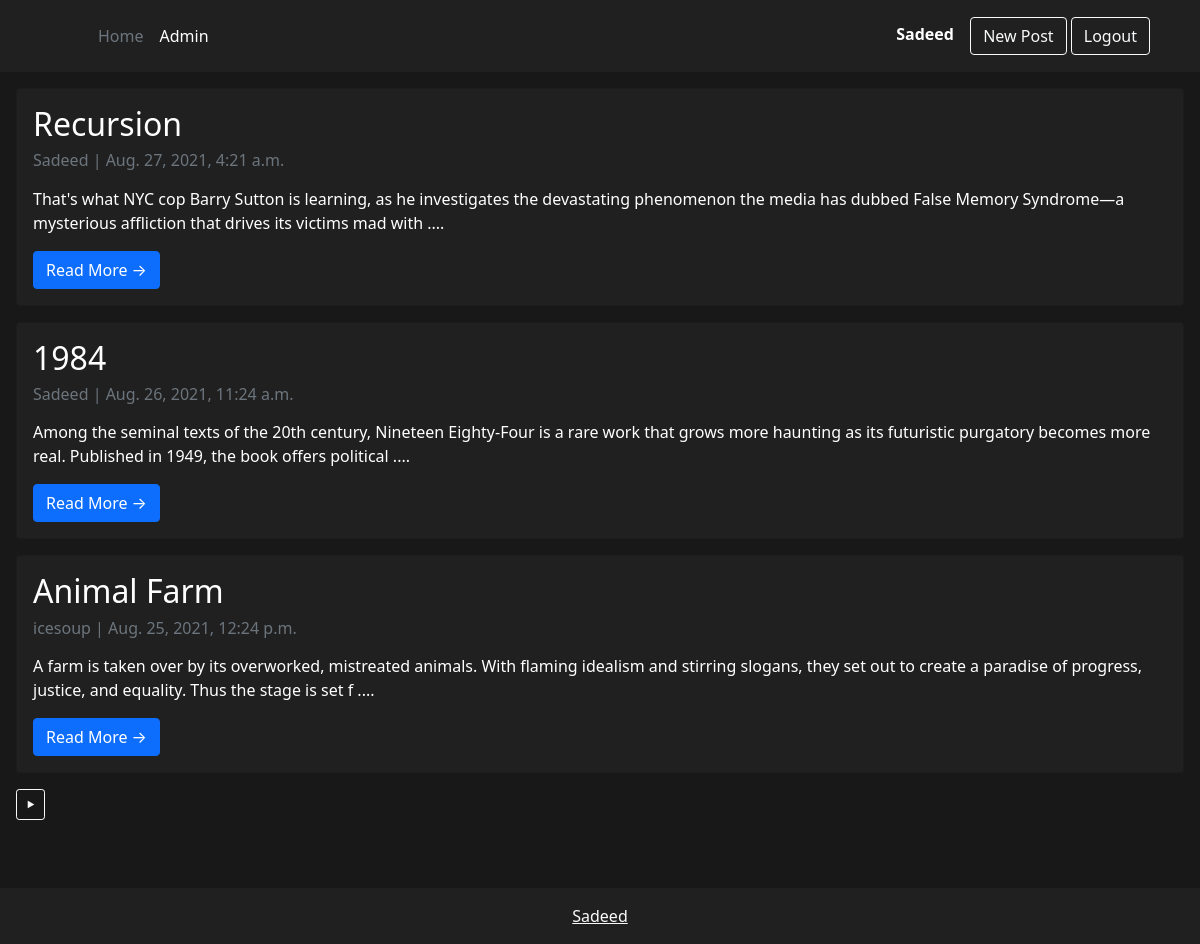
Screenshot of / (signed in) with the database file from the repository.
### blog/models.py (models this page shows, shortened)
class Post(models.Model):
    title = models.CharField(max_length=200, unique=True)
    slug = models.SlugField(max_length=200, unique=True)
    author = models.ForeignKey(
        User, on_delete=models.CASCADE, related_name='blog_posts')
    updatedOn = models.DateTimeField(auto_now=True)
    content = models.TextField()
    createdOn = models.DateTimeField(auto_now_add=True)
    status = models.IntegerField(choices=STATUS, default=1)
    class Meta:
        ordering = ['-createdOn']

### blog/views.py (the view)
# urls.py: path('', views.PostList.as_view(), name='home'),
class PostList(generic.ListView):
    queryset = Post.objects.filter(status=1).order_by('-createdOn')
    template_name = 'blog/index.html'
    paginate_by = 3

### blog/templates/blog/index.html (shortened to what this page needs)
{% extends 'base.html' %}
{% block content %}
    {% for post in post_list %}
        <div class="card m-3" style="background-color: #202020; color: #FFFFFF;">
            <div class="card-body">
                <h2 class="card-title">{{ post.title }}</h2>
                <p class="card-text text-muted h6">{{ post.author }} | {{ post.createdOn}} </p>
                <p class="card-text">{{post.content| slice:":200" | safe }} .... </p>
                <a href="{% url 'post_detail' post.slug  %}" class="btn btn-primary">Read More &rarr;</a>
            </div>
        </div>
    {% endfor %}
{% block pagination %}
    {% if is_paginated %}
    <div class="m-3">
        <div class="pagination">
            <span class="page-links">
                {% if page_obj.has_next %}
                    <a class='btn btn-outline-light btn-sm' href="{{ request.path }}?page={{ page_obj.next_page_number }}">&#x2BC8;</a>
                {% endif %}
            </span>
        </div>
    </div>
    {% endif %}
{% endblock %}
{% endblock content %}

### templates/snippets/header.html (shortened to what this page needs)
<header class="p-3 text-white" style="background-color: #202020">
  <div class="container">
    <div class="d-flex flex-wrap align-items-center justify-content-center justify-content-lg-start">
      <a href="/" class="d-flex align-items-center mb-2 mb-lg-0 text-white text-decoration-none">
        <svg class="bi me-2" width="40" height="32" role="img" aria-label="Bootstrap"><use xlink:href="#bootstrap"/></svg>
      </a>
      <ul class="nav col-12 col-lg-auto me-lg-auto mb-2 justify-content-center mb-md-0">
        <li><a href="{% url 'home' %}" class="nav-link px-2 text-secondary">Home</a></li>
        <li><a href="/admin" class="nav-link px-2 text-white">Admin</a></li>
      </ul>
      <div class="text-end">
        {% if user.is_authenticated %}
        <b>{{ user.username }}</b> &ensp;
        <a role="button" href="{% url 'post_new' %}" class="btn btn-outline-light" >New Post</a>
        <a role="button" href="/accounts/logout" class="btn btn-outline-light me-2">Logout</a>
        {% else %}
        <a role="button" href='/accounts/login' class="btn btn-outline-light me-2">Login</a>
        <a role="button" href="{% url 'register' %}" class="btn btn-outline-light me-2">Register</a>
        {% endif %}
      </div>
    </div>
  </div>
</header>

### templates/snippets/base_css.html (style rules this page uses)
body { background-color: #181818; }
:root { --main-background-color: #181818; --dark-background-color: #202020; --secondary-text-color: #AAAAAA; --light-primary-text-color: #FFFFFF; }

### rows the page displays
Post: title "Recursion", author "Sadeed", createdOn "Aug. 27, 2021, 4:21 a.m.", content "That's what NYC cop Barry Sutton is learning, as he investigates the devastating phenomenon the media has dubbed False Memory Syndrome—a mysterious affliction that drives its victims mad with"
Post: title "1984", author "Sadeed", createdOn "Aug. 26, 2021, 11:24 a.m.", content "Among the seminal texts of the 20th century, Nineteen Eighty-Four is a rare work that grows more haunting as its futuristic purgatory becomes more real. Published in 1949, the book offers political"
Post: title "Animal Farm", author "icesoup", createdOn "Aug. 25, 2021, 12:24 p.m.", content "A farm is taken over by its overworked, mistreated animals. With flaming idealism and stirring slogans, they set out to create a paradise of progress, justice, and equality. Thus the stage is set f"

### other values shown
{{ user.username }} "Sadeed"
